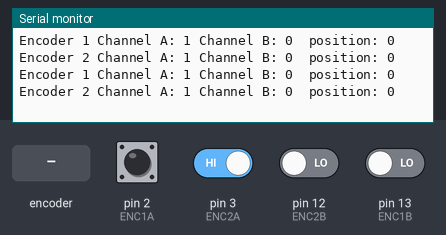
Bench run of a sketch on a simulated Arduino Uno, built with avr-gcc and run on an emulated ATmega328P. Parts: the last lines printed to the serial monitor. Inputs (shaded band) come from the test bench; at power-on: pin 2 (ENC1A), pin 3 (ENC2A) HIGH, pin 12 (ENC2B), pin 13 (ENC1B) LOW.

Above: at 1.2 s.
1.3 s: rotary encoder on pin 2 (ENC1A) / pin 13 (ENC1B) turned 2 steps (second pin leading)
At 1.46 s:
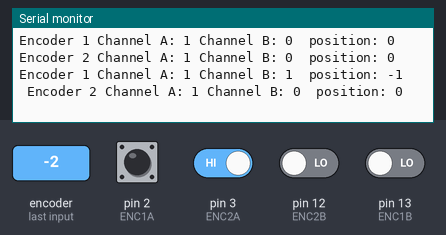
4.7 s: rotary encoder on pin 2 (ENC1A) / pin 13 (ENC1B) turned 3 steps (first pin leading)
At 4.82 s:
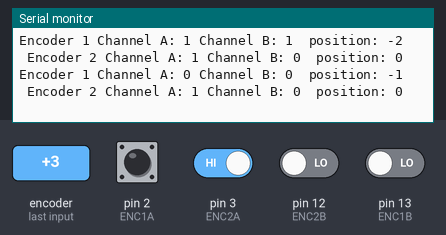
8.3 s: rotary encoder on pin 2 (ENC1A) / pin 13 (ENC1B) turned 2 steps (second pin leading)
At 8.46 s:
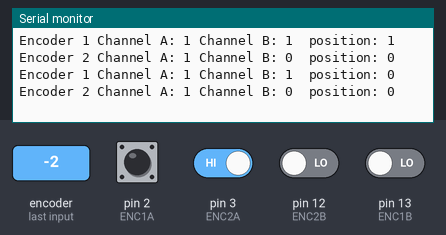
11.7 s: pin 3 (ENC2A) driven LOW
At 11.82 s:
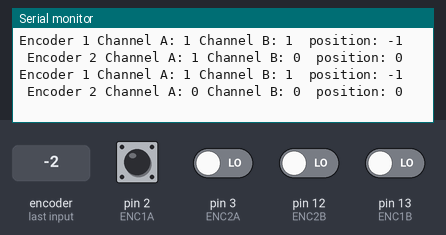
14.7 s: pin 3 (ENC2A) driven HIGH
At 14.76 s:
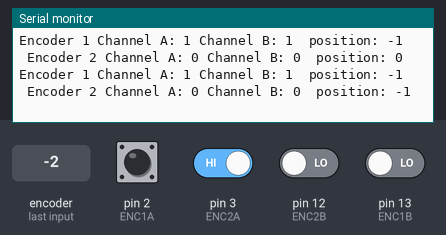
17.7 s: pin 12 (ENC2B) driven HIGH
At 17.84 s:
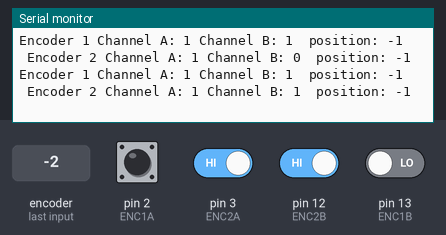
Timing chart, 0 to 20.7 s (numbered marks = the images above; inputs shaded):
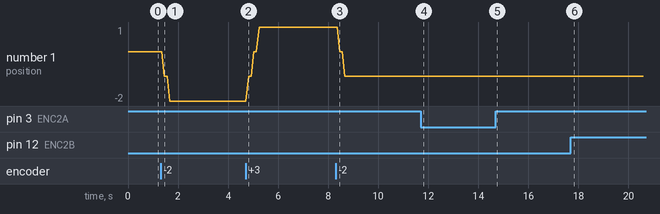

The sketch:

encoder_test.ino
```cpp
/* This code tests the functionality of encoders */

#pragma region[Encoder parameters]
// Define two pins for encoder A, B channels

// motor1 encoder
const int ENC1A = 2; // yellow line
const int ENC1B = 13; // green line

// motor2 encoder
const int ENC2A = 3; // yellow line
const int ENC2B = 12; // green line

// records the position of the encoder
int enc1pos = 0;
int enc2pos = 0;
#pragma endregion

void setup() {
    Serial.begin(9600);

    // Initiate the pins for the encoders
    pinMode(ENC1A, INPUT);
    pinMode(ENC1B, INPUT);
    pinMode(ENC2A, INPUT);
    pinMode(ENC2B, INPUT);

    // set up attachInterrupt function to call specific function immediately when pin value is changed
    attachInterrupt(digitalPinToInterrupt(ENC1A), readEncoder1, RISING);
    attachInterrupt(digitalPinToInterrupt(ENC2A), readEncoder2, RISING);
}

void loop() {
    // Test the encoder direction by showing A, B channel values
    // store the value generated when the encoders spin
    int a1 = digitalRead(ENC1A);
    int b1 = digitalRead(ENC1B);
    int a2 = digitalRead(ENC2A);
    int b2 = digitalRead(ENC2B);

    // print encoder 1 status
    Serial.print("Encoder 1 Channel A: ");
    Serial.print(a1);
    Serial.print(" Channel B: ");
    Serial.print(b1);
    Serial.print("  position: ");
    Serial.print(enc1pos);

    Serial.print(" \t");

    // print encoder 2 status
    Serial.print("Encoder 2 Channel A: ");
    Serial.print(a2);
    Serial.print(" Channel B: ");
    Serial.print(b2);
    Serial.print("  position: ");
    Serial.print(enc2pos);

    Serial.println();
}

// the readEncoder function
void readEncoder1() {
  int bValue = digitalRead(ENC1B);
  if (bValue > 0) {
    enc1pos--;
  }
  else{
    enc1pos++;
  }
}
void readEncoder2() {
  int bValue = digitalRead(ENC2B);
  if (bValue > 0) {
    enc2pos++;
  }
  else {
    enc2pos--;
  }
}
```

Measured:
- after the input at 1.3 s, the serial monitor: prints a new line after 0.16 s (image 1)
- after the input at 4.7 s, the serial monitor: prints a new line after 0.12 s (image 2)
- after the input at 8.3 s, the serial monitor: prints a new line after 0.16 s (image 3)
- after the input at 11.7 s, the serial monitor: prints a new line after 0.12 s (image 4)
- after the input at 14.7 s, the serial monitor: prints a new line after 0.06 s (image 5)
- after the input at 17.7 s, the serial monitor: prints a new line after 0.14 s (image 6)
- plotted number 1: 0 → -2 after the input at 1.3 s, 1 → -1 after the input at 8.3 s
